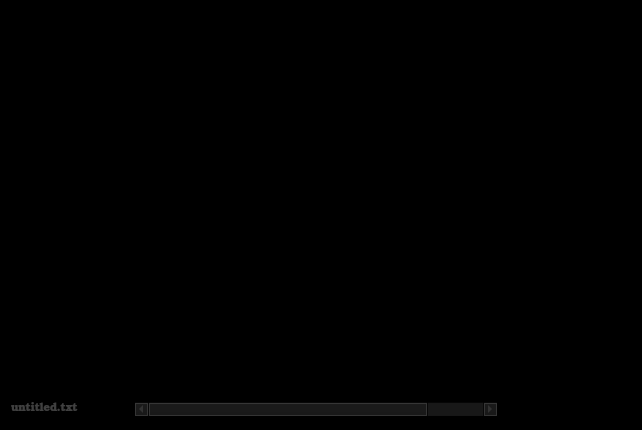
<ui version="4.0" >
 <class>TextRoomMain</class>
 <widget class="QWidget" name="TextRoomMain" >
  <property name="geometry" >
   <rect>
    <x>0</x>
    <y>0</y>
    <width>640</width>
    <height>430</height>
   </rect>
  </property>
  <property name="palette" >
   <palette>
    <active>
     <colorrole role="Base" >
      <brush brushstyle="SolidPattern" >
       <color alpha="255" >
        <red>255</red>
        <green>255</green>
        <blue>255</blue>
       </color>
      </brush>
     </colorrole>
     <colorrole role="Window" >
      <brush brushstyle="SolidPattern" >
       <color alpha="255" >
        <red>0</red>
        <green>0</green>
        <blue>0</blue>
       </color>
      </brush>
     </colorrole>
    </active>
    <inactive>
     <colorrole role="Base" >
      <brush brushstyle="SolidPattern" >
       <color alpha="255" >
        <red>255</red>
        <green>255</green>
        <blue>255</blue>
       </color>
      </brush>
     </colorrole>
     <colorrole role="Window" >
      <brush brushstyle="SolidPattern" >
       <color alpha="255" >
        <red>0</red>
        <green>0</green>
        <blue>0</blue>
       </color>
      </brush>
     </colorrole>
    </inactive>
    <disabled>
     <colorrole role="Base" >
      <brush brushstyle="SolidPattern" >
       <color alpha="255" >
        <red>0</red>
        <green>0</green>
        <blue>0</blue>
       </color>
      </brush>
     </colorrole>
     <colorrole role="Window" >
      <brush brushstyle="SolidPattern" >
       <color alpha="255" >
        <red>0</red>
        <green>0</green>
        <blue>0</blue>
       </color>
      </brush>
     </colorrole>
    </disabled>
   </palette>
  </property>
  <property name="windowTitle" >
   <string>TextRoom</string>
  </property>
  <property name="autoFillBackground" >
   <bool>true</bool>
  </property>
  <layout class="QVBoxLayout" >
   <item>
    <layout class="QHBoxLayout" >
     <property name="spacing" >
      <number>0</number>
     </property>
     <item>
      <spacer>
       <property name="orientation" >
        <enum>Qt::Horizontal</enum>
       </property>
       <property name="sizeType" >
        <enum>QSizePolicy::Minimum</enum>
       </property>
       <property name="sizeHint" stdset="0" >
        <size>
         <width>150</width>
         <height>20</height>
        </size>
       </property>
      </spacer>
     </item>
     <item>
      <widget class="QTextEdit" name="textEdit" >
       <property name="sizePolicy" >
        <sizepolicy vsizetype="Expanding" hsizetype="Expanding" >
         <horstretch>0</horstretch>
         <verstretch>0</verstretch>
        </sizepolicy>
       </property>
       <property name="minimumSize" >
        <size>
         <width>320</width>
         <height>0</height>
        </size>
       </property>
       <property name="maximumSize" >
        <size>
         <width>1000</width>
         <height>16777215</height>
        </size>
       </property>
       <property name="baseSize" >
        <size>
         <width>0</width>
         <height>0</height>
        </size>
       </property>
       <property name="palette" >
        <palette>
         <active>
          <colorrole role="Text" >
           <brush brushstyle="SolidPattern" >
            <color alpha="255" >
             <red>208</red>
             <green>160</green>
             <blue>0</blue>
            </color>
           </brush>
          </colorrole>
          <colorrole role="Base" >
           <brush brushstyle="SolidPattern" >
            <color alpha="0" >
             <red>0</red>
             <green>0</green>
             <blue>0</blue>
            </color>
           </brush>
          </colorrole>
         </active>
         <inactive>
          <colorrole role="Text" >
           <brush brushstyle="SolidPattern" >
            <color alpha="255" >
             <red>208</red>
             <green>160</green>
             <blue>0</blue>
            </color>
           </brush>
          </colorrole>
          <colorrole role="Base" >
           <brush brushstyle="SolidPattern" >
            <color alpha="0" >
             <red>0</red>
             <green>0</green>
             <blue>0</blue>
            </color>
           </brush>
          </colorrole>
         </inactive>
         <disabled>
          <colorrole role="Text" >
           <brush brushstyle="SolidPattern" >
            <color alpha="255" >
             <red>128</red>
             <green>128</green>
             <blue>128</blue>
            </color>
           </brush>
          </colorrole>
          <colorrole role="Base" >
           <brush brushstyle="SolidPattern" >
            <color alpha="255" >
             <red>0</red>
             <green>0</green>
             <blue>0</blue>
            </color>
           </brush>
          </colorrole>
         </disabled>
        </palette>
       </property>
       <property name="font" >
        <font>
         <family>Courier New</family>
         <pointsize>12</pointsize>
        </font>
       </property>
       <property name="contextMenuPolicy" >
        <enum>Qt::DefaultContextMenu</enum>
       </property>
       <property name="autoFillBackground" >
        <bool>true</bool>
       </property>
       <property name="frameShape" >
        <enum>QFrame::NoFrame</enum>
       </property>
       <property name="frameShadow" >
        <enum>QFrame::Plain</enum>
       </property>
       <property name="lineWidth" >
        <number>0</number>
       </property>
       <property name="midLineWidth" >
        <number>0</number>
       </property>
       <property name="verticalScrollBarPolicy" >
        <enum>Qt::ScrollBarAlwaysOff</enum>
       </property>
       <property name="horizontalScrollBarPolicy" >
        <enum>Qt::ScrollBarAsNeeded</enum>
       </property>
       <property name="autoFormatting" >
        <set>QTextEdit::AutoNone</set>
       </property>
       <property name="lineWrapMode" >
        <enum>QTextEdit::WidgetWidth</enum>
       </property>
       <property name="html" >
        <string>&lt;!DOCTYPE HTML PUBLIC "-//W3C//DTD HTML 4.0//EN" "http://www.w3.org/TR/REC-html40/strict.dtd">
&lt;html>&lt;head>&lt;meta name="qrichtext" content="1" />&lt;style type="text/css">
p, li { white-space: pre-wrap; }
&lt;/style>&lt;/head>&lt;body style=" font-family:'Courier New'; font-size:12pt; font-weight:400; font-style:normal;">
&lt;p style="-qt-paragraph-type:empty; margin-top:0px; margin-bottom:0px; margin-left:0px; margin-right:0px; -qt-block-indent:0; text-indent:0px; font-family:'Monospace'; font-size:10pt;">&lt;/p>&lt;/body>&lt;/html></string>
       </property>
       <property name="tabStopWidth" >
        <number>50</number>
       </property>
       <property name="acceptRichText" >
        <bool>false</bool>
       </property>
       <property name="cursorWidth" >
        <number>3</number>
       </property>
       <property name="textInteractionFlags" >
        <set>Qt::LinksAccessibleByMouse|Qt::TextEditable|Qt::TextEditorInteraction|Qt::TextSelectableByKeyboard|Qt::TextSelectableByMouse</set>
       </property>
      </widget>
     </item>
     <item>
      <spacer>
       <property name="orientation" >
        <enum>Qt::Horizontal</enum>
       </property>
       <property name="sizeType" >
        <enum>QSizePolicy::Minimum</enum>
       </property>
       <property name="sizeHint" stdset="0" >
        <size>
         <width>150</width>
         <height>20</height>
        </size>
       </property>
      </spacer>
     </item>
    </layout>
   </item>
   <item>
    <layout class="QHBoxLayout" >
     <property name="spacing" >
      <number>6</number>
     </property>
     <property name="leftMargin" >
      <number>0</number>
     </property>
     <item>
      <widget class="QLabel" name="label" >
       <property name="palette" >
        <palette>
         <active>
          <colorrole role="WindowText" >
           <brush brushstyle="SolidPattern" >
            <color alpha="255" >
             <red>64</red>
             <green>64</green>
             <blue>64</blue>
            </color>
           </brush>
          </colorrole>
          <colorrole role="Base" >
           <brush brushstyle="SolidPattern" >
            <color alpha="255" >
             <red>0</red>
             <green>0</green>
             <blue>0</blue>
            </color>
           </brush>
          </colorrole>
         </active>
         <inactive>
          <colorrole role="WindowText" >
           <brush brushstyle="SolidPattern" >
            <color alpha="255" >
             <red>64</red>
             <green>64</green>
             <blue>64</blue>
            </color>
           </brush>
          </colorrole>
          <colorrole role="Base" >
           <brush brushstyle="SolidPattern" >
            <color alpha="255" >
             <red>0</red>
             <green>0</green>
             <blue>0</blue>
            </color>
           </brush>
          </colorrole>
         </inactive>
         <disabled>
          <colorrole role="WindowText" >
           <brush brushstyle="SolidPattern" >
            <color alpha="255" >
             <red>128</red>
             <green>128</green>
             <blue>128</blue>
            </color>
           </brush>
          </colorrole>
          <colorrole role="Base" >
           <brush brushstyle="SolidPattern" >
            <color alpha="255" >
             <red>0</red>
             <green>0</green>
             <blue>0</blue>
            </color>
           </brush>
          </colorrole>
         </disabled>
        </palette>
       </property>
       <property name="font" >
        <font>
         <family>Bookman Old Style</family>
         <pointsize>8</pointsize>
        </font>
       </property>
       <property name="autoFillBackground" >
        <bool>false</bool>
       </property>
       <property name="text" >
        <string>untitled.txt</string>
       </property>
      </widget>
     </item>
     <item>
      <spacer>
       <property name="orientation" >
        <enum>Qt::Horizontal</enum>
       </property>
       <property name="sizeType" >
        <enum>QSizePolicy::MinimumExpanding</enum>
       </property>
       <property name="sizeHint" stdset="0" >
        <size>
         <width>50</width>
         <height>20</height>
        </size>
       </property>
      </spacer>
     </item>
     <item>
      <widget class="QScrollBar" name="horizontalSlider" >
       <property name="sizePolicy" >
        <sizepolicy vsizetype="Fixed" hsizetype="Expanding" >
         <horstretch>224</horstretch>
         <verstretch>0</verstretch>
        </sizepolicy>
       </property>
       <property name="minimumSize" >
        <size>
         <width>320</width>
         <height>0</height>
        </size>
       </property>
       <property name="maximumSize" >
        <size>
         <width>16777215</width>
         <height>16777215</height>
        </size>
       </property>
       <property name="palette" >
        <palette>
         <active>
          <colorrole role="WindowText" >
           <brush brushstyle="SolidPattern" >
            <color alpha="255" >
             <red>64</red>
             <green>64</green>
             <blue>64</blue>
            </color>
           </brush>
          </colorrole>
          <colorrole role="Button" >
           <brush brushstyle="SolidPattern" >
            <color alpha="255" >
             <red>20</red>
             <green>20</green>
             <blue>20</blue>
            </color>
           </brush>
          </colorrole>
          <colorrole role="Base" >
           <brush brushstyle="SolidPattern" >
            <color alpha="255" >
             <red>0</red>
             <green>0</green>
             <blue>0</blue>
            </color>
           </brush>
          </colorrole>
         </active>
         <inactive>
          <colorrole role="WindowText" >
           <brush brushstyle="SolidPattern" >
            <color alpha="255" >
             <red>64</red>
             <green>64</green>
             <blue>64</blue>
            </color>
           </brush>
          </colorrole>
          <colorrole role="Button" >
           <brush brushstyle="SolidPattern" >
            <color alpha="255" >
             <red>20</red>
             <green>20</green>
             <blue>20</blue>
            </color>
           </brush>
          </colorrole>
          <colorrole role="Base" >
           <brush brushstyle="SolidPattern" >
            <color alpha="255" >
             <red>0</red>
             <green>0</green>
             <blue>0</blue>
            </color>
           </brush>
          </colorrole>
         </inactive>
         <disabled>
          <colorrole role="WindowText" >
           <brush brushstyle="SolidPattern" >
            <color alpha="255" >
             <red>128</red>
             <green>128</green>
             <blue>128</blue>
            </color>
           </brush>
          </colorrole>
          <colorrole role="Button" >
           <brush brushstyle="SolidPattern" >
            <color alpha="255" >
             <red>20</red>
             <green>20</green>
             <blue>20</blue>
            </color>
           </brush>
          </colorrole>
          <colorrole role="Base" >
           <brush brushstyle="SolidPattern" >
            <color alpha="255" >
             <red>64</red>
             <green>64</green>
             <blue>64</blue>
            </color>
           </brush>
          </colorrole>
         </disabled>
        </palette>
       </property>
       <property name="autoFillBackground" >
        <bool>false</bool>
       </property>
       <property name="maximum" >
        <number>2</number>
       </property>
       <property name="singleStep" >
        <number>20</number>
       </property>
       <property name="orientation" >
        <enum>Qt::Horizontal</enum>
       </property>
      </widget>
     </item>
     <item>
      <spacer>
       <property name="orientation" >
        <enum>Qt::Horizontal</enum>
       </property>
       <property name="sizeType" >
        <enum>QSizePolicy::MinimumExpanding</enum>
       </property>
       <property name="sizeHint" stdset="0" >
        <size>
         <width>50</width>
         <height>20</height>
        </size>
       </property>
      </spacer>
     </item>
     <item>
      <widget class="QLabel" name="statsLabel" >
       <property name="palette" >
        <palette>
         <active>
          <colorrole role="WindowText" >
           <brush brushstyle="SolidPattern" >
            <color alpha="255" >
             <red>64</red>
             <green>64</green>
             <blue>64</blue>
            </color>
           </brush>
          </colorrole>
          <colorrole role="Base" >
           <brush brushstyle="SolidPattern" >
            <color alpha="255" >
             <red>0</red>
             <green>0</green>
             <blue>0</blue>
            </color>
           </brush>
          </colorrole>
         </active>
         <inactive>
          <colorrole role="WindowText" >
           <brush brushstyle="SolidPattern" >
            <color alpha="255" >
             <red>64</red>
             <green>64</green>
             <blue>64</blue>
            </color>
           </brush>
          </colorrole>
          <colorrole role="Base" >
           <brush brushstyle="SolidPattern" >
            <color alpha="255" >
             <red>0</red>
             <green>0</green>
             <blue>0</blue>
            </color>
           </brush>
          </colorrole>
         </inactive>
         <disabled>
          <colorrole role="WindowText" >
           <brush brushstyle="SolidPattern" >
            <color alpha="255" >
             <red>128</red>
             <green>128</green>
             <blue>128</blue>
            </color>
           </brush>
          </colorrole>
          <colorrole role="Base" >
           <brush brushstyle="SolidPattern" >
            <color alpha="255" >
             <red>0</red>
             <green>0</green>
             <blue>0</blue>
            </color>
           </brush>
          </colorrole>
         </disabled>
        </palette>
       </property>
       <property name="font" >
        <font>
         <family>Bookman Old Style</family>
        </font>
       </property>
       <property name="layoutDirection" >
        <enum>Qt::LeftToRight</enum>
       </property>
       <property name="autoFillBackground" >
        <bool>true</bool>
       </property>
       <property name="text" >
        <string>                   </string>
       </property>
      </widget>
     </item>
    </layout>
   </item>
  </layout>
 </widget>
 <resources/>
 <connections/>
</ui>
